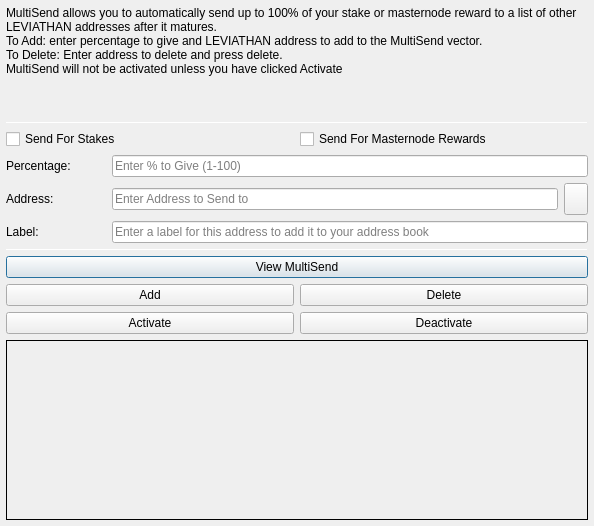
<?xml version="1.0" encoding="UTF-8"?>
<ui version="4.0">
 <class>MultiSendDialog</class>
 <widget class="QDialog" name="MultiSendDialog">
  <property name="windowModality">
   <enum>Qt::NonModal</enum>
  </property>
  <property name="geometry">
   <rect>
    <x>0</x>
    <y>0</y>
    <width>594</width>
    <height>526</height>
   </rect>
  </property>
  <property name="windowTitle">
   <string>MultiSend</string>
  </property>
  <layout class="QVBoxLayout" name="verticalLayout" stretch="0">
   <property name="margin">
    <number>6</number>
   </property>
   <item>
    <layout class="QVBoxLayout" name="verticalLayout_Main" stretch="1,1,1,0,1,1,1">
     <item>
      <widget class="QLabel" name="label_2">
       <property name="lineWidth">
        <number>1</number>
       </property>
       <property name="text">
        <string>MultiSend allows you to automatically send up to 100% of your stake or masternode reward to a list of other LEVIATHAN addresses after it matures.
To Add: enter percentage to give and LEVIATHAN address to add to the MultiSend vector.
To Delete: Enter address to delete and press delete.
MultiSend will not be activated unless you have clicked Activate</string>
       </property>
       <property name="alignment">
        <set>Qt::AlignLeading|Qt::AlignLeft|Qt::AlignTop</set>
       </property>
       <property name="wordWrap">
        <bool>true</bool>
       </property>
      </widget>
     </item>
     <item>
      <widget class="Line" name="line">
       <property name="minimumSize">
        <size>
         <width>0</width>
         <height>1</height>
        </size>
       </property>
       <property name="maximumSize">
        <size>
         <width>16777215</width>
         <height>1</height>
        </size>
       </property>
       <property name="orientation">
        <enum>Qt::Horizontal</enum>
       </property>
      </widget>
     </item>
     <item>
      <layout class="QVBoxLayout" name="verticalLayout_Settings">
       <item>
        <layout class="QHBoxLayout" name="horizontalLayout">
         <item>
          <widget class="QCheckBox" name="multiSendStakeCheckBox">
           <property name="text">
            <string>Send For Stakes</string>
           </property>
          </widget>
         </item>
         <item>
          <widget class="QCheckBox" name="multiSendMasternodeCheckBox">
           <property name="text">
            <string>Send For Masternode Rewards</string>
           </property>
          </widget>
         </item>
        </layout>
       </item>
       <item>
        <layout class="QHBoxLayout" name="horizontalLayout_6">
         <item>
          <widget class="QLabel" name="label">
           <property name="minimumSize">
            <size>
             <width>100</width>
             <height>0</height>
            </size>
           </property>
           <property name="toolTip">
            <string>Percentage of stake to send</string>
           </property>
           <property name="text">
            <string>Percentage:</string>
           </property>
          </widget>
         </item>
         <item>
          <widget class="QLineEdit" name="multiSendPercentEdit">
           <property name="toolTip">
            <string>Enter whole numbers 1 - 100</string>
           </property>
           <property name="placeholderText">
            <string>Enter % to Give (1-100)</string>
           </property>
          </widget>
         </item>
        </layout>
       </item>
       <item>
        <layout class="QHBoxLayout" name="horizontalLayout_7">
         <item>
          <widget class="QLabel" name="label_5">
           <property name="minimumSize">
            <size>
             <width>100</width>
             <height>0</height>
            </size>
           </property>
           <property name="toolTip">
            <string>Address to send portion of stake to</string>
           </property>
           <property name="text">
            <string>Address:</string>
           </property>
          </widget>
         </item>
         <item>
          <widget class="QLineEdit" name="multiSendAddressEdit">
           <property name="toolTip">
            <string/>
           </property>
           <property name="placeholderText">
            <string>Enter Address to Send to</string>
           </property>
          </widget>
         </item>
         <item>
          <widget class="QToolButton" name="addressBookButton">
           <property name="maximumSize">
            <size>
             <width>16777215</width>
             <height>32</height>
            </size>
           </property>
           <property name="toolTip">
            <string>Choose an address from the address book</string>
           </property>
           <property name="text">
            <string/>
           </property>
           <property name="icon">
            <iconset resource="../leviathan.qrc">
             <normaloff>:/icons/address-book</normaloff>:/icons/address-book</iconset>
           </property>
           <property name="shortcut">
            <string>Alt+A</string>
           </property>
          </widget>
         </item>
        </layout>
       </item>
      </layout>
     </item>
     <item>
      <layout class="QHBoxLayout" name="horizontalLayout_3">
       <item>
        <widget class="QLabel" name="label_3">
         <property name="minimumSize">
          <size>
           <width>100</width>
           <height>0</height>
          </size>
         </property>
         <property name="text">
          <string>Label:</string>
         </property>
        </widget>
       </item>
       <item>
        <widget class="QLineEdit" name="labelAddressLabelEdit">
         <property name="placeholderText">
          <string>Enter a label for this address to add it to your address book</string>
         </property>
        </widget>
       </item>
      </layout>
     </item>
     <item>
      <widget class="Line" name="line_2">
       <property name="minimumSize">
        <size>
         <width>0</width>
         <height>1</height>
        </size>
       </property>
       <property name="maximumSize">
        <size>
         <width>16777215</width>
         <height>1</height>
        </size>
       </property>
       <property name="orientation">
        <enum>Qt::Horizontal</enum>
       </property>
      </widget>
     </item>
     <item>
      <layout class="QVBoxLayout" name="verticalLayout_Buttons">
       <item>
        <layout class="QHBoxLayout" name="horizontalLayout_4">
         <item>
          <widget class="QPushButton" name="viewButton">
           <property name="toolTip">
            <string/>
           </property>
           <property name="statusTip">
            <string>View MultiSend Vector</string>
           </property>
           <property name="text">
            <string>View MultiSend</string>
           </property>
          </widget>
         </item>
        </layout>
       </item>
       <item>
        <layout class="QHBoxLayout" name="horizontalLayout_2">
         <item>
          <widget class="QPushButton" name="addButton">
           <property name="toolTip">
            <string/>
           </property>
           <property name="statusTip">
            <string>Add to MultiSend Vector</string>
           </property>
           <property name="text">
            <string>Add</string>
           </property>
          </widget>
         </item>
         <item>
          <widget class="QPushButton" name="deleteButton">
           <property name="toolTip">
            <string/>
           </property>
           <property name="statusTip">
            <string>Delete Address From MultiSend Vector</string>
           </property>
           <property name="text">
            <string>Delete</string>
           </property>
          </widget>
         </item>
        </layout>
       </item>
       <item>
        <layout class="QHBoxLayout" name="horizontalLayout_5">
         <item>
          <widget class="QPushButton" name="activateButton">
           <property name="statusTip">
            <string>Activate MultiSend</string>
           </property>
           <property name="text">
            <string>Activate</string>
           </property>
          </widget>
         </item>
         <item>
          <widget class="QPushButton" name="disableButton">
           <property name="statusTip">
            <string>Deactivate MultiSend</string>
           </property>
           <property name="text">
            <string>Deactivate</string>
           </property>
          </widget>
         </item>
        </layout>
       </item>
      </layout>
     </item>
     <item>
      <widget class="QLabel" name="message">
       <property name="minimumSize">
        <size>
         <width>0</width>
         <height>180</height>
        </size>
       </property>
       <property name="frameShape">
        <enum>QFrame::Panel</enum>
       </property>
       <property name="frameShadow">
        <enum>QFrame::Plain</enum>
       </property>
       <property name="lineWidth">
        <number>1</number>
       </property>
       <property name="midLineWidth">
        <number>1</number>
       </property>
       <property name="text">
        <string/>
       </property>
       <property name="alignment">
        <set>Qt::AlignLeading|Qt::AlignLeft|Qt::AlignTop</set>
       </property>
       <property name="wordWrap">
        <bool>true</bool>
       </property>
      </widget>
     </item>
    </layout>
   </item>
  </layout>
 </widget>
 <resources>
  <include location="../leviathan.qrc"/>
 </resources>
 <connections/>
</ui>
